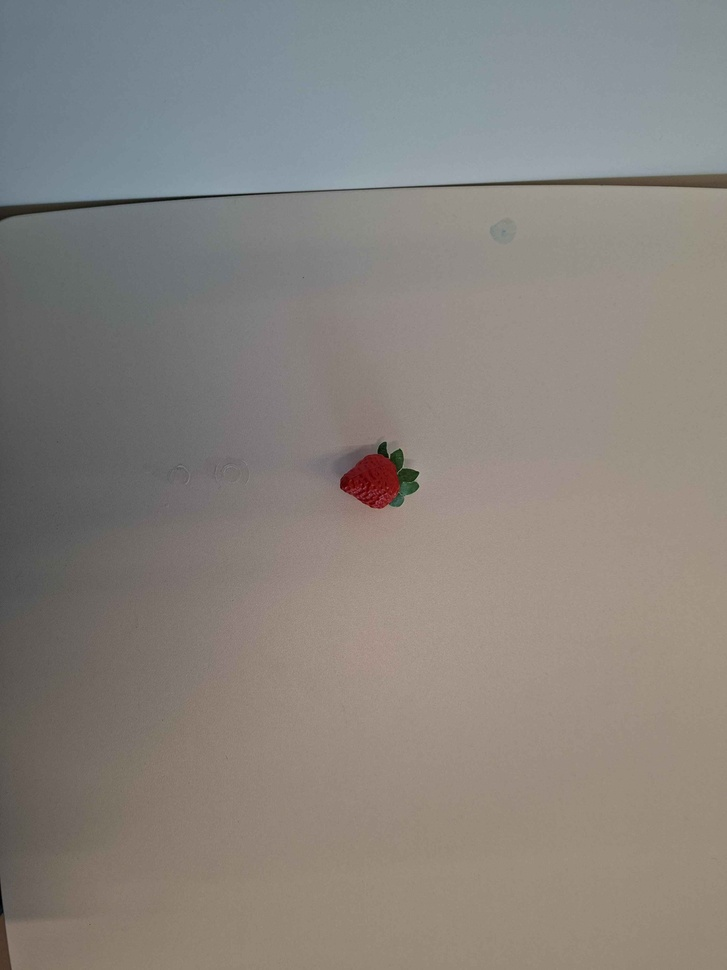
#> input picture Python/dataset/images/20260519_121005.jpg, 727 x 970 px, shrunk from 3000 x 4000 before the run; its folder holds only this picture in this run
$ python convert_aug.py
#> lines starting #> are read from the running program, lines starting #| are printed output that depends on the picture
import cv2
import numpy as np
import os
import shutil

# this script is used to turn the images into training and validation data
# additionally, it makes variations of all the images. see config below for options and toggles
# to run: run this exact file. no other python files needed.
# note: make sure you ran convert_csv.py, as that creates the proper data that this script uses and needs

# config
IMAGES_DIR  = "dataset/images"
LABELS_DIR  = "dataset/labels"
OUT_TRAIN_IMAGES = "dataset_aug/images/train"
OUT_TRAIN_LABELS = "dataset_aug/labels/train"
OUT_VAL_IMAGES   = "dataset_aug/images/val"
OUT_VAL_LABELS   = "dataset_aug/labels/val"

SYNTHETIC_NEGATIVES_TRAIN = 30
SYNTHETIC_NEGATIVES_VAL   = 5

RED_NEGATIVES_SOLID = 8   # plain red fill, different shades
RED_NEGATIVES_MIXED = 5   # image split into 2-4 red shade blocks

# background-swap: how many random backgrounds to composite per image
BG_SWAP_TRAIN = 3   # dark / gradient / noisy variants each
BG_SWAP_VAL   = 1   # one random bg for val

AUGMENTATIONS = {
    "flip_h":     True,
    "flip_v":     True,
    "rot_15":     False,
    "rot_30":     False,
    "rot_neg15":  False,
    "rot_neg30":  False,
    "brightness": True,
    "hsv_shift":  True,
    "blur":       False,
    "zoom_in":    True,
    "zoom_out":   True,
    "zoom_out2":  False,
    "darken":     True,
    "heavy_blur": True,
    "bg_swap":    False,
}

#setup
for _dir in (OUT_TRAIN_IMAGES, OUT_TRAIN_LABELS, OUT_VAL_IMAGES, OUT_VAL_LABELS):
    if os.path.exists(_dir):
        shutil.rmtree(_dir)
    os.makedirs(_dir)


def read_labels(label_path: str) -> list[tuple]:
    labels = []
    if not os.path.exists(label_path):
        return labels
    with open(label_path) as f:
        for line in f:
            parts = line.strip().split()
            if len(parts) == 5:
                labels.append((int(parts[0]), *map(float, parts[1:])))
    return labels

def write_labels(label_path: str, labels: list[tuple]) -> None:
    with open(label_path, "w") as f:
        for cls, xc, yc, w, h in labels:
            f.write(f"{cls} {xc:.6f} {yc:.6f} {w:.6f} {h:.6f}\n")

def save(name: str, img: np.ndarray, labels: list[tuple], train: bool = True) -> None:
    img_dir   = OUT_TRAIN_IMAGES if train else OUT_VAL_IMAGES
    label_dir = OUT_TRAIN_LABELS if train else OUT_VAL_LABELS
    ok = cv2.imwrite(os.path.join(img_dir,   name + ".jpg"), img)
    if not ok:
        print(f"  [ERROR] failed to write image: {name}.jpg")
        return
    write_labels(os.path.join(label_dir, name + ".txt"), labels)


def flip_h(labels):
    return [(c, 1.0-xc, yc, w, h) for c, xc, yc, w, h in labels]

def flip_v(labels):
    return [(c, xc, 1.0-yc, w, h) for c, xc, yc, w, h in labels]

# [25 lines left out: function rotate_labels, not called in this run]

def zoom_in_labels(labels, crop_frac):
    offset = (1.0 - crop_frac) / 2.0
    new_labels = []
    for cls, xc, yc, w, h in labels:
        x1, y1 = xc-w/2, yc-h/2
        x2, y2 = xc+w/2, yc+h/2
        x1c = np.clip(x1, offset, offset+crop_frac)
        y1c = np.clip(y1, offset, offset+crop_frac)
        x2c = np.clip(x2, offset, offset+crop_frac)
        y2c = np.clip(y2, offset, offset+crop_frac)
        if w*h > 0 and (x2c-x1c)*(y2c-y1c)/(w*h) < 0.10:
            continue
        new_labels.append((cls,
            ((x1c+x2c)/2 - offset)/crop_frac,
            ((y1c+y2c)/2 - offset)/crop_frac,
            (x2c-x1c)/crop_frac,
            (y2c-y1c)/crop_frac))
    return new_labels

def zoom_out_labels(labels, pad_frac):
    scale  = 1.0 / (1.0 + pad_frac)
    offset = (1.0 - scale) / 2.0
    return [(cls, offset+xc*scale, offset+yc*scale, w*scale, h*scale)
            for cls, xc, yc, w, h in labels]


"""
background swap barely works and isn't too useful LOL
a attempt was made at least
"""
def _dark_bg(h, w, rng):
    """near-black — mimics dark surfaces, clothing."""
    v = int(rng.uniform(10, 55))
    bg = np.full((h, w, 3), v, dtype=np.uint8)
    # slight noise so it's not a flat block
    noise = rng.integers(-10, 11, (h, w, 3), dtype=np.int16)
    return np.clip(bg.astype(np.int16) + noise, 0, 255).astype(np.uint8)

def _gradient_bg(h, w, rng):
    """two-color gradient — generic indoor/outdoor surface."""
    c1 = rng.integers(20, 210, 3).astype(np.float32)
    c2 = rng.integers(20, 210, 3).astype(np.float32)
    # random direction: horizontal or vertical
    bg = np.zeros((h, w, 3), dtype=np.uint8)
    if rng.random() > 0.5:
        for i in range(h):
            bg[i, :] = (c1*(1-i/h) + c2*(i/h)).astype(np.uint8)
    else:
        for j in range(w):
            bg[:, j] = (c1*(1-j/w) + c2*(j/w)).astype(np.uint8)
    return bg

def _noisy_bg(h, w, rng):
    """random noise — busy/textured surface."""
    base  = int(rng.uniform(30, 180))
    noise = rng.integers(-50, 51, (h, w, 3), dtype=np.int16)
    return np.clip(base + noise, 0, 255).astype(np.uint8)

def _wood_bg(h, w, rng):
    """rough wood-grain simulation — common table surface."""
    base_color = np.array(rng.integers([60,30,10],[160,100,60], 3), dtype=np.float32)
    bg = np.zeros((h, w, 3), dtype=np.float32)
    for i in range(h):
        t = i / h
        bg[i, :] = base_color * (0.85 + 0.15 * t)
    # add horizontal grain lines
    n_lines = int(rng.uniform(8, 20))
    for _ in range(n_lines):
        y     = int(rng.uniform(0, h))
        thick = int(rng.uniform(1, 4))
        delta = int(rng.uniform(-20, 20))
        y1, y2 = max(0, y-thick), min(h, y+thick)
        bg[y1:y2, :] += delta
    noise = rng.uniform(-15, 15, (h, w, 3))
    return np.clip(bg + noise, 0, 255).astype(np.uint8)

def _solid_color_bg(h, w, rng):
    """solid muted color — like a colored table or backdrop."""
    color = rng.integers(30, 200, 3)
    bg = np.full((h, w, 3), color, dtype=np.uint8)
    noise = rng.integers(-15, 16, (h, w, 3), dtype=np.int16)
    return np.clip(bg.astype(np.int16) + noise, 0, 255).astype(np.uint8)

_BG_FNS = [_dark_bg, _gradient_bg, _noisy_bg, _wood_bg, _solid_color_bg]

def _solid_red_bg(h, w, rng):
    """solid red fill — teaches model that red alone ≠ strawberry."""
    r = int(rng.uniform(120, 255))
    g = int(rng.uniform(0,   60))
    b = int(rng.uniform(0,   50))
    bg = np.full((h, w, 3), (b, g, r), dtype=np.uint8)
    noise = rng.integers(-15, 16, (h, w, 3), dtype=np.int16)
    return np.clip(bg.astype(np.int16) + noise, 0, 255).astype(np.uint8)

def _mixed_red_bg(h, w, rng):
    """image split into 2-4 horizontal bands, each a different red shade."""
    bg = np.zeros((h, w, 3), dtype=np.uint8)
    n  = int(rng.integers(2, 5))
    cuts = sorted(rng.integers(h // 5, 4 * h // 5, n - 1).tolist())
    cuts = [0] + cuts + [h]
    for i in range(len(cuts) - 1):
        r = int(rng.uniform(100, 255))
        g = int(rng.uniform(0,    70))
        b = int(rng.uniform(0,    60))
        bg[cuts[i]:cuts[i+1], :] = (b, g, r)
    noise = rng.integers(-10, 11, (h, w, 3), dtype=np.int16)
    return np.clip(bg.astype(np.int16) + noise, 0, 255).astype(np.uint8)

def random_background(h, w, rng=None, exclude=None):
    """return a random background image of shape (h, w, 3)."""
    if rng is None:
        rng = np.random.default_rng()
    choices = [f for f in _BG_FNS if f is not exclude]
    fn = choices[rng.integers(len(choices))]
    return fn(h, w, rng)


# [60 lines left out: functions extract_foreground_mask, composite_on_background, aug_bg_swap, not called in this run]


def aug_brightness(img):
    alpha = np.random.choice([0.6, 1.5])
    beta  = int(np.random.choice([-50, 50]))
    return np.clip(img.astype(np.int16)*alpha + beta, 0, 255).astype(np.uint8)

def aug_darken(img):
    return np.clip(img.astype(np.int16)*0.55 - 20, 0, 255).astype(np.uint8)

def aug_hsv(img):
    hsv        = cv2.cvtColor(img, cv2.COLOR_BGR2HSV).astype(np.int16)
    hsv[:,:,0] = np.clip(hsv[:,:,0] + np.random.randint(-20, 20), 0, 179)
    hsv[:,:,1] = np.clip(hsv[:,:,1] + np.random.randint(-60, 60), 0, 255)
    hsv[:,:,2] = np.clip(hsv[:,:,2] + np.random.randint(-40, 40), 0, 255)
    return cv2.cvtColor(hsv.astype(np.uint8), cv2.COLOR_HSV2BGR)

def aug_blur(img):
    return cv2.GaussianBlur(img, (31, 31), 0)

def aug_heavy_blur(img):
    return cv2.GaussianBlur(img, (51, 51), 0)

# [5 lines left out: function rotate_image, not called in this run]

def aug_zoom_in(img, crop_frac=0.5):
    h, w    = img.shape[:2]
    pad_y   = int(h*(1.0-crop_frac)/2)
    pad_x   = int(w*(1.0-crop_frac)/2)
    cropped = img[pad_y:h-pad_y, pad_x:w-pad_x]
    return cv2.resize(cropped, (w, h), interpolation=cv2.INTER_LINEAR)

def aug_zoom_out(img, pad_frac=0.5):
    h, w      = img.shape[:2]
    new_h     = int(h/(1.0+pad_frac))
    new_w     = int(w/(1.0+pad_frac))
    resized   = cv2.resize(img, (new_w, new_h), interpolation=cv2.INTER_LINEAR)
    pad_top   = (h-new_h)//2
    pad_bot   = h-new_h-pad_top
    pad_left  = (w-new_w)//2
    pad_right = w-new_w-pad_left
    return cv2.copyMakeBorder(resized, pad_top, pad_bot, pad_left, pad_right,
                              cv2.BORDER_REPLICATE)


# SYNTHETIC NEGATIVE GENERATOR

_SKIN  = [(147,182,219),(120,160,200),(90,130,170),(60,90,130),(40,60,90),
           (130,160,210),(80,100,180),(100,130,200),(60,80,150),(150,180,230)]
_REDS  = [(30,30,180),(20,20,210),(40,50,200),(10,10,160),(50,60,190),
           (30,100,200),(20,80,210)]
_DARKS = [(20,20,20),(30,30,30),(15,15,15),(40,40,40),
           (10,20,30),(20,10,10),(25,25,35)]
_OTHER = [(60,160,60),(40,130,40),(180,180,180),(140,140,140),(30,100,200)]
_ALL_COLORS = _SKIN + _REDS + _DARKS + _OTHER


def _draw_blob(canvas, rng):
    size  = canvas.shape[0]
    color = tuple(int(v) for v in _ALL_COLORS[rng.integers(len(_ALL_COLORS))])
    shape = rng.choice(["round", "oval", "cylinder"])
    rx    = int(rng.uniform(0.06, 0.28) * size / 2)
    if shape == "round":
        ry = int(rng.uniform(0.85, 1.15) * rx)
    elif shape == "oval":
        ry = int(rng.uniform(0.5, 0.75) * rx)
    else:
        ry = int(rng.uniform(1.5, 2.5) * rx)
    margin = max(rx, ry) + 5
    if margin*2 >= size:
        margin = size//4
    cx    = int(rng.uniform(margin, size-margin))
    cy    = int(rng.uniform(margin, size-margin))
    angle = int(rng.uniform(0, 180))
    shadow = canvas.copy()
    cv2.ellipse(shadow, (cx, min(size-1, cy+ry+4)),
                (max(1,int(rx*1.2)), max(1,int(ry*0.3))),
                0, 0, 360, (180,180,180), -1)
    cv2.addWeighted(shadow, 0.15, canvas, 0.85, 0, canvas)
    for shrink, alpha in [(1.0,0.9),(0.72,0.6),(0.42,0.35)]:
        layer = canvas.copy()
        axes  = (max(1,int(rx*shrink)), max(1,int(ry*shrink)))
        bright = tuple(min(255, int(c+25*(1-shrink))) for c in color)
        cv2.ellipse(layer, (cx,cy), axes, angle, 0, 360, bright, -1)
        cv2.addWeighted(layer, alpha, canvas, 1-alpha, 0, canvas)


def generate_synthetic_negative(img_size: int = 640) -> np.ndarray:
    rng    = np.random.default_rng()
    # White bg weighted 2x so distribution matches real dataset
    bg_fn  = rng.choice([*_BG_FNS, _BG_FNS[0]])  # _BG_FNS[0] = dark, extra white via None
    # Actually: pick white half the time, random other half
    if rng.random() < 0.5:
        canvas = np.full((img_size, img_size, 3), 250, dtype=np.uint8)
    else:
        canvas = random_background(img_size, img_size, rng)
    for _ in range(int(rng.integers(1, 5))):
        _draw_blob(canvas, rng)
    noise  = rng.integers(-8, 9, canvas.shape, dtype=np.int16)
    return np.clip(canvas.astype(np.int16) + noise, 0, 255).astype(np.uint8)


def generate_all_negatives(n_train, n_val, img_size=640):
    print(f"Generating {n_train} train + {n_val} val synthetic negatives...")
    for i in range(n_train):
        save(f"synthetic_neg_{i:04d}",
             generate_synthetic_negative(img_size), [], train=True)
    for i in range(n_val):
        save(f"synthetic_neg_val_{i:04d}",
             generate_synthetic_negative(img_size), [], train=False)
    print(f"  Done — {n_train + n_val} negatives written.")

def generate_red_negatives(n_solid, n_mixed, img_size=640):
    print(f"Generating {n_solid} solid-red + {n_mixed} mixed-red negatives...")
    rng = np.random.default_rng()
    for i in range(n_solid):
        save(f"red_solid_{i:03d}", _solid_red_bg(img_size, img_size, rng), [], train=True)
    for i in range(n_mixed):
        save(f"red_mixed_{i:03d}", _mixed_red_bg(img_size, img_size, rng), [], train=True)
    # a couple for val too
    for i in range(max(1, n_solid // 3)):
        save(f"red_solid_val_{i:03d}", _solid_red_bg(img_size, img_size, rng), [], train=False)
    for i in range(max(1, n_mixed // 3)):
        save(f"red_mixed_val_{i:03d}", _mixed_red_bg(img_size, img_size, rng), [], train=False)
    print(f"  Done.")


# AND THEN FINALLY: THE MAIN CODE FOR THIS SCRIPT...
# ... MAN WE REALLY NEED TO ORGANIZE THESE FILES BETTER

def augment_dataset() -> None:
    image_files = [f for f in os.listdir(IMAGES_DIR)
                   if f.lower().endswith((".jpg", ".jpeg", ".png"))]

    print(f"Found {len(image_files)} images - augmenting...")
    print(f"Output train: {os.path.abspath(OUT_TRAIN_IMAGES)}")
    print(f"Output val:   {os.path.abspath(OUT_VAL_IMAGES)}")

    ZOOM_IN_FRAC   = 0.5
    ZOOM_OUT_FRAC  = 0.35
    ZOOM_OUT2_FRAC = 0.75

    rng = np.random.default_rng()

    # fixed background sequence for train bg_swap so we always get one of each type
    _TRAIN_BG_FNS = [_dark_bg, _gradient_bg, _noisy_bg]  # length == BG_SWAP_TRAIN=3

    for filename in image_files:
        stem       = os.path.splitext(filename)[0]
        img_path   = os.path.join(IMAGES_DIR, filename)
        label_path = os.path.join(LABELS_DIR, stem + ".txt")

        img    = cv2.imread(img_path)
        labels = read_labels(label_path)

        if img is None:
            print(f"  [SKIP] Could not read {filename}")
            continue

        h, w = img.shape[:2]
        mask = extract_foreground_mask(img) if AUGMENTATIONS.get("bg_swap") else None

        # copy original -> val
        save(stem, img, labels, train=False)

        # flips -> train
        if AUGMENTATIONS["flip_h"]:
            save(f"{stem}_fliph", cv2.flip(img,1), flip_h(labels), train=True)
        if AUGMENTATIONS["flip_v"]:
            save(f"{stem}_flipv", cv2.flip(img,0), flip_v(labels), train=True)

        # Rotations -> train
        for key, angle in [("rot_15",15),("rot_30",30),
                            ("rot_neg15",-15),("rot_neg30",-30)]:
            if AUGMENTATIONS[key]:
                save(f"{stem}_{key}",
                     rotate_image(img, angle),
                     rotate_labels(labels, angle, w, h), train=True)

        # Photometric -> train
        if AUGMENTATIONS["brightness"]:
            save(f"{stem}_bright", aug_brightness(img), labels, train=True)
        if AUGMENTATIONS["darken"]:
            save(f"{stem}_dark", aug_darken(img), labels, train=True)
        if AUGMENTATIONS["hsv_shift"]:
            save(f"{stem}_hsv", aug_hsv(img), labels, train=True)
        if AUGMENTATIONS["blur"]:
            save(f"{stem}_blur", aug_blur(img), labels, train=True)
        if AUGMENTATIONS["heavy_blur"]:
            save(f"{stem}_heavyblur", aug_heavy_blur(img), labels, train=True)

        # Spatial zoom -> train
        if AUGMENTATIONS["zoom_in"]:
            save(f"{stem}_zoomin",
                 aug_zoom_in(img, ZOOM_IN_FRAC),
                 zoom_in_labels(labels, ZOOM_IN_FRAC), train=True)
        if AUGMENTATIONS["zoom_out"]:
            save(f"{stem}_zoomout",
                 aug_zoom_out(img, ZOOM_OUT_FRAC),
                 zoom_out_labels(labels, ZOOM_OUT_FRAC), train=True)
        if AUGMENTATIONS["zoom_out2"]:
            save(f"{stem}_zoomout2",
                 aug_zoom_out(img, ZOOM_OUT2_FRAC),
                 zoom_out_labels(labels, ZOOM_OUT2_FRAC), train=True)

        # Background swap -> train + val
        if AUGMENTATIONS.get("bg_swap") and mask is not None:
            # train: one of each bg type for variety
            for i, bg_fn in enumerate(_TRAIN_BG_FNS):
                bg      = bg_fn(h, w, rng)
                swapped = composite_on_background(img, mask, bg)
                save(f"{stem}_bg{i}", swapped, labels, train=True)

            # val: one random bg
            bg      = random_background(h, w, rng)
            swapped = composite_on_background(img, mask, bg)
            save(f"{stem}_bgval", swapped, labels, train=False)

    # synthetic hard negatives
    first    = cv2.imread(os.path.join(IMAGES_DIR, image_files[0]))
    neg_size = first.shape[0] if first is not None else 640
    generate_all_negatives(SYNTHETIC_NEGATIVES_TRAIN, SYNTHETIC_NEGATIVES_VAL,
                           img_size=neg_size)
    generate_red_negatives(RED_NEGATIVES_SOLID, RED_NEGATIVES_MIXED, img_size=neg_size)

    train_total = len(os.listdir(OUT_TRAIN_IMAGES))
    val_total   = len(os.listdir(OUT_VAL_IMAGES))
    print(f"Done! {len(image_files)} originals -> {train_total} train / {val_total} val")


if __name__ == "__main__":
    augment_dataset()
#> in augment_dataset, img is the input picture: shape (970, 727, 3); mean B, G, R 126.3, 131.6, 136.6
#> call 2 of save, with name = '20260519_121005_fliph', train = True
#> in save (call 2), `ok = cv2.imwrite(os.path.join(img_dir,   name + ".jpg"), img)`:
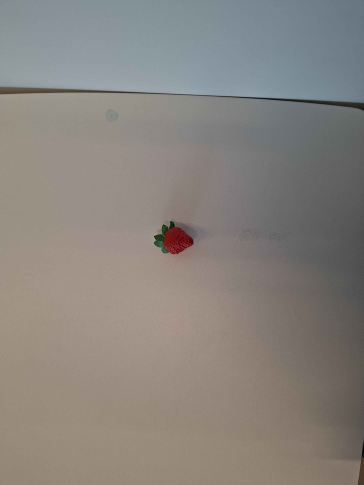
#> saved as 20260519_121005_fliph.jpg: shape (970, 727, 3) (shown at 1/2 size); mean B, G, R 126.3, 131.6, 136.6
#> in zoom_in_labels, `offset = (1.0 - crop_frac) / 2.0`: offset = 0.25
#> after the loop in zoom_in_labels, `for cls, xc, yc, w, h in labels:`: new_labels = []
#> in zoom_out_labels, `scale  = 1.0 / (1.0 + pad_frac)`: scale = 0.741
#> in zoom_out_labels, `offset = (1.0 - scale) / 2.0`: offset = 0.13
#> in augment_dataset, `neg_size = first.shape[0] if first is not None else 640`: neg_size = 970
#> the loop in generate_all_negatives, `for i in range(n_train):` made 30 passes
#> pass 1, in _draw_blob (call 2), `shadow = canvas.copy()`:
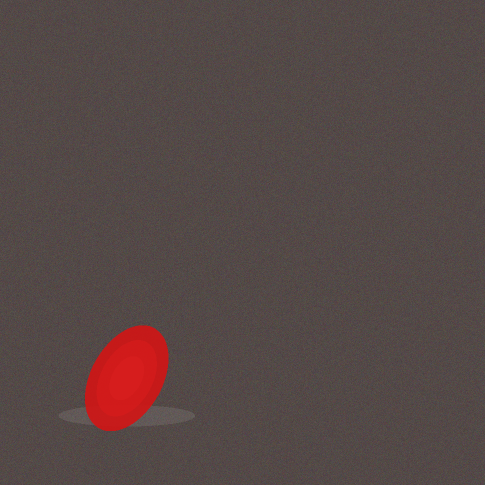
#> shadow: shape (970, 970, 3) (shown at 1/2 size); mean of channels 0, 1, 2 69.9, 71.8, 86.4; drawn as B, G, R
#> the loop in generate_all_negatives, `for i in range(n_val):` made 5 passes
#> pass 1, in generate_synthetic_negative (call 31), `canvas = random_background(img_size, img_size, rng)`:
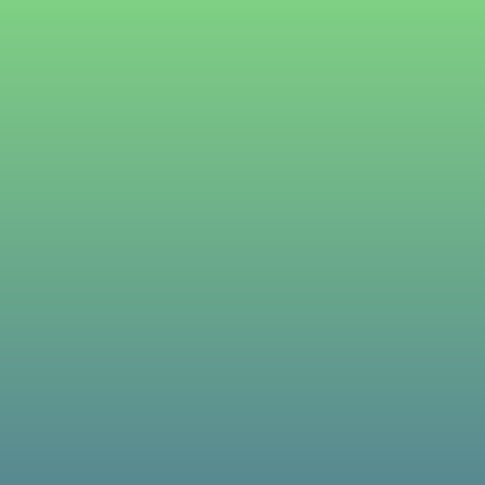
#> canvas: shape (970, 970, 3) (shown at 1/2 size); mean of channels 0, 1, 2 138.5, 172, 107.5; drawn as B, G, R
#> the loop in generate_red_negatives, `for i in range(n_mixed):` made 5 passes
#> the loop in generate_red_negatives, `for i in range(max(1, n_solid // 3)):` made 2 passes
#> img_dir in save on passes 1 to 2: 'dataset_aug/images/val', 'dataset_aug/images/val'
#> the loop in generate_red_negatives, `for i in range(max(1, n_mixed // 3)):` made 1 pass
#> img_dir in save on pass 1: 'dataset_aug/images/val'
#> pass 1, in _mixed_red_bg (call 6), `noise = rng.integers(-10, 11, (h, w, 3), dtype=np.int16)`:
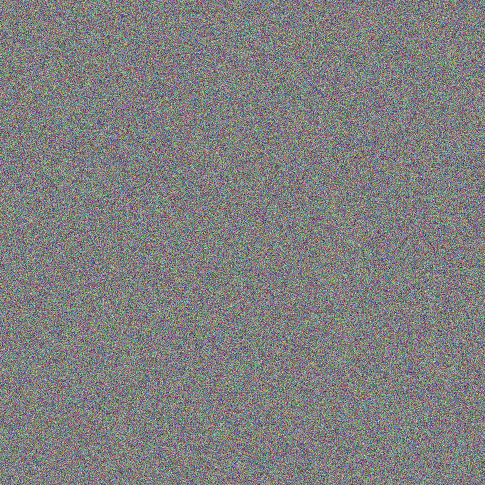
#> noise: shape (970, 970, 3) int16 (shown at 1/2 size); mean of channels 0, 1, 2 4.57e-05, 0.000684, 0.00937; drawn with min black and max white
#> pass 1, in save (call 60), `ok = cv2.imwrite(os.path.join(img_dir,   name + ".jpg"), img)`:
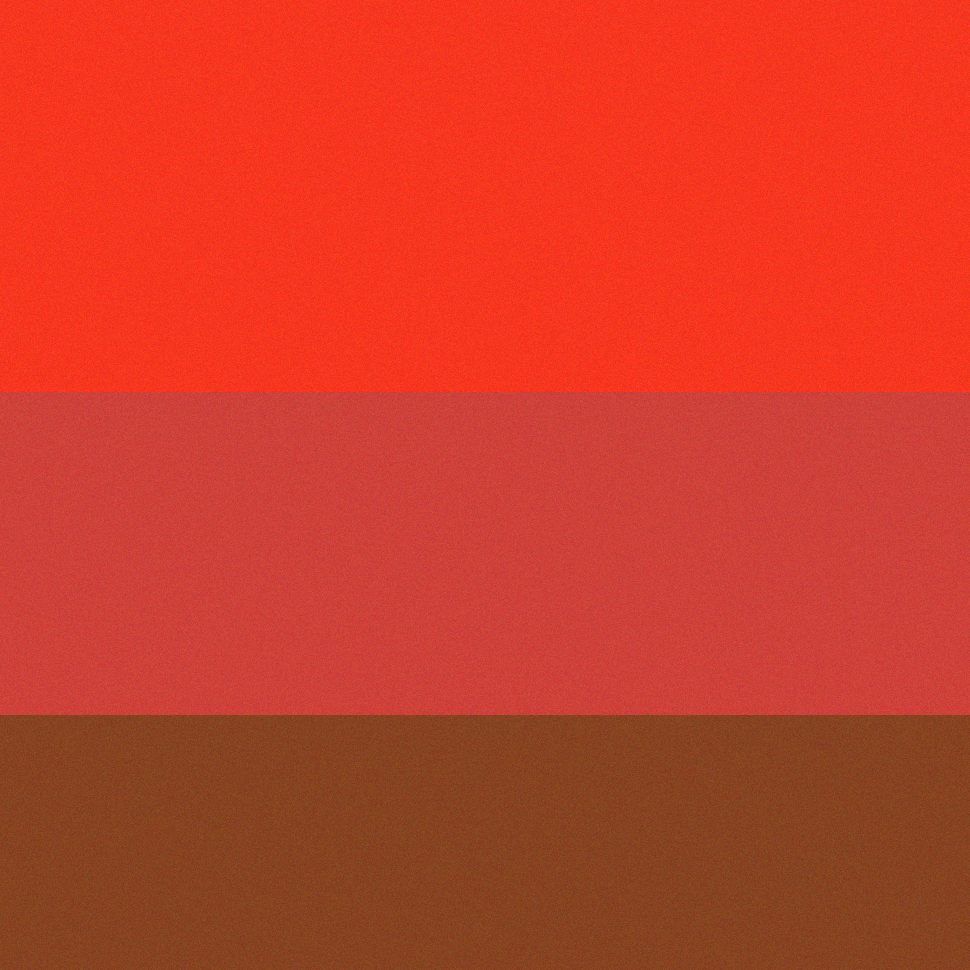
#> saved as red_mixed_val_000.jpg: shape (970, 970, 3); mean B, G, R 40.5, 61.1, 203.9
